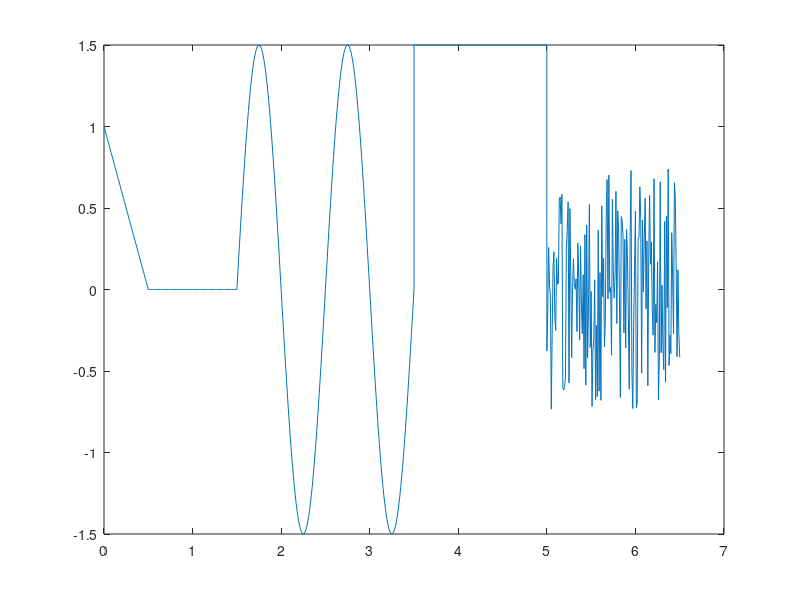

The MATLAB source for this figure:
t_saw = 0:0.01:0.5;
t_zero = 0.5:0.01:1.5;
t_sin = 1.5:0.01:3.5;
t_const = 3.5:0.01:5;
t_noise = 5:0.01:6.5;
%% sinusoida
t_sin = 1.5:0.01:3.5;
A0=0; A=1.5;
T = (3.5-1.5)/2; f=1/T;
delay = 1.5;
y_sin = A0+A*sin(2*pi*f*(t_sin-delay));
plot(t_sin,y_sin)
%axis([xmin xmax ymin ymax])
axis([0 6.5 -2 2])

%% lineari mainigais signals
%k = (yA-yB)/(tA-tB);
k = (1-0)/(0-0.5);
delay = 0.5;
y_saw = k*(t_saw-delay);
%hold on
%plot(t_saw,y_saw)

%% const signals
t_const = 3.5:0.01:5;
y_const = 1.5+zeros(size(t_const));
%plot(t_const,y_const)

%% Nulles signals
y_zero = zeros(size(t_zero));
%plot(t_zero,y_zero)

%% Troksna signals izmantojot rand
t_noise = 5:0.01:6.5;
y_noise = 1.5*rand(size(t_noise))-0.75;
%plot(t_noise,y_noise)

%% Visu signalu apvienosana
t = [t_saw,t_zero,t_sin,t_const,t_noise];
y = [y_saw, y_zero,y_sin,y_const,y_noise];
plot(t,y)